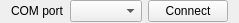
<?xml version="1.0" encoding="UTF-8"?>
<ui version="4.0">
 <class>ConnectionWidget</class>
 <widget class="QWidget" name="ConnectionWidget">
  <property name="geometry">
   <rect>
    <x>0</x>
    <y>0</y>
    <width>225</width>
    <height>23</height>
   </rect>
  </property>
  <property name="windowTitle">
   <string>Form</string>
  </property>
  <layout class="QGridLayout" name="gridLayout">
   <property name="topMargin">
    <number>0</number>
   </property>
   <property name="bottomMargin">
    <number>0</number>
   </property>
   <property name="horizontalSpacing">
    <number>6</number>
   </property>
   <property name="verticalSpacing">
    <number>0</number>
   </property>
   <item row="1" column="2">
    <widget class="QPushButton" name="connect_pb">
     <property name="text">
      <string>Connect</string>
     </property>
    </widget>
   </item>
   <item row="1" column="0">
    <widget class="QLabel" name="label">
     <property name="text">
      <string>COM port</string>
     </property>
    </widget>
   </item>
   <item row="1" column="1">
    <widget class="QComboBox" name="comPort"/>
   </item>
  </layout>
 </widget>
 <resources/>
 <connections/>
</ui>
